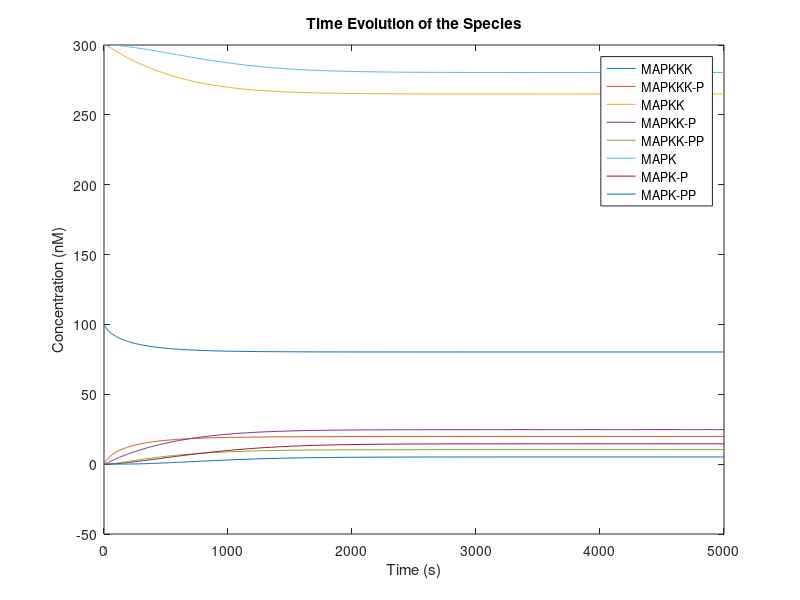
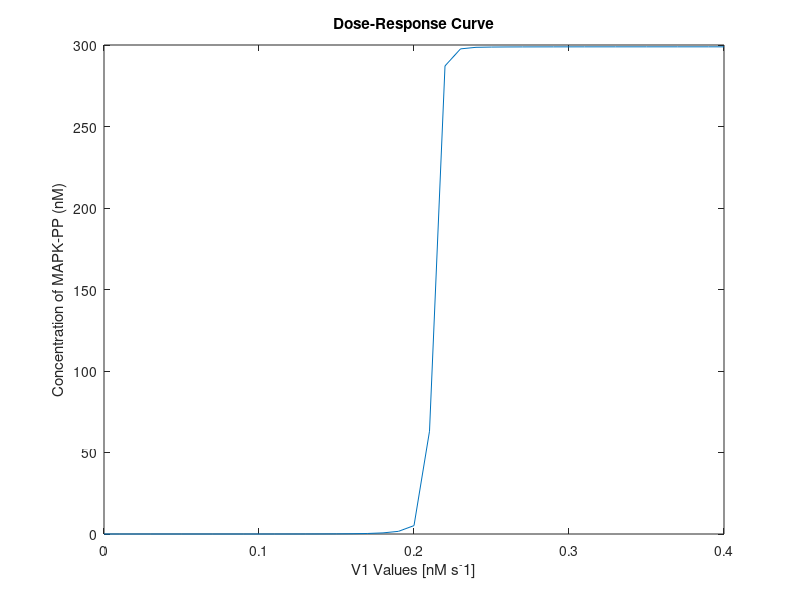
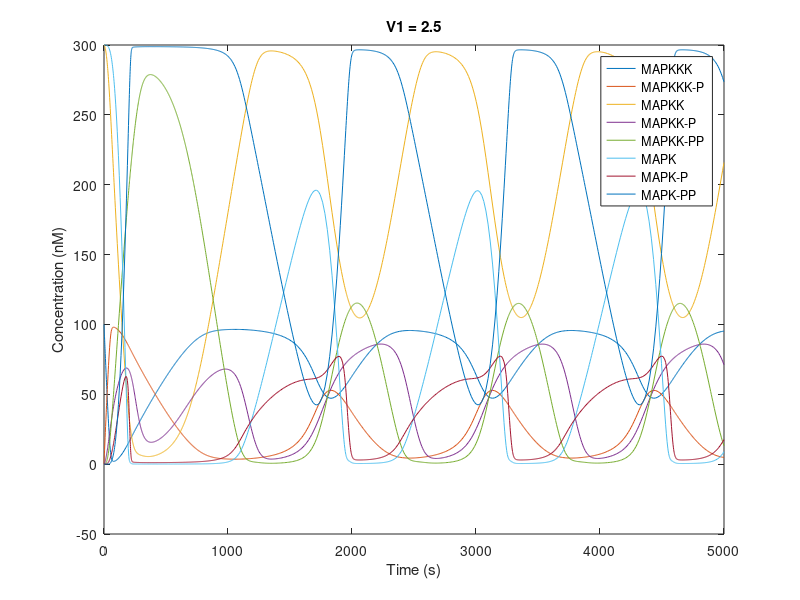
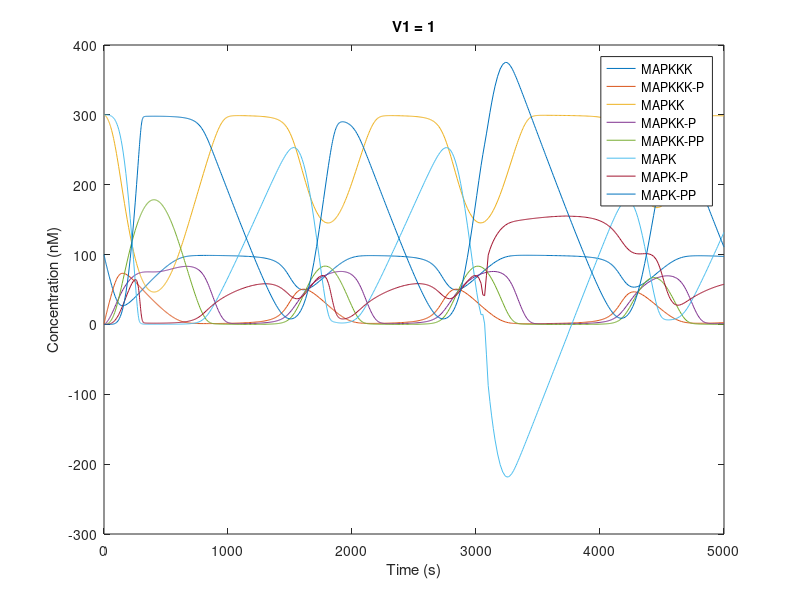

These figures' MATLAB source, in order:
%% Exercise 3
% Part 2

clear all

%% b) 

% Defining Parameters 

Ka = 0;
Ki = 0;
% Rates:
V1 = 0.2 ; V2 = 0.25 ; V5 = 0.75 ; V6 = 0.75 ; V9 = 0.5 ; V10 = 0.5 ;

% Michaelis-Mentem Coefficients
K_M1 = 10 ; K_M2 = 8 ; K_M3 = 15 ; K_M4 = 15 ; K_M5 = 15 ; K_M6 = 15 ; K_M7 = 15 ;
K_M8 = 15 ; K_M9 = 15 ; K_M10 = 15 ;

% Catalyze Coefficients:
k_cat3 = 0.025; k_cat4 = 0.025; k_cat7 = 0.025; k_cat8 = 0.025;

% Initial Concentrations:
MAPKKK0 = 100 ;
MAPKK0 = 300 ;
MAPK0 = 300 ;

% Initial Conditions:
X0 = zeros(8,1) ; % X = [MAPKKK ; MAPKKK_P ; MAPKK ; MAPKK_P ; MAPKK_PP ; MAPK ; MAPK_P ; MAPK_PP]
X0(1)=100;
X0(3)=300;
X0(6)=300;

% Time Span:
T_Span = [0 5000]; 


% Writing Differential Equations:

dMAPKKK = @(t, X) V2*X(2)/(K_M2 + X(2)) - V1*X(1)/(K_M1 + X(1)) ;
dMAPKKK_P = @(t, X) -V2*X(2)/(K_M2 + X(2)) + V1*X(1)/(K_M1 + X(1)) ;
dMAPKK = @(t, X) V6*X(4)/(K_M6 + X(4)) - k_cat3*X(2)*X(3)/(K_M3 + X(3)) ;
dMAPKK_P = @(t, X) -V6*X(4)/(K_M6 + X(4)) + k_cat3*X(2)*X(3)/(K_M3 + X(3)) + ... 
    V5*X(5)/(K_M5 + X(5)) - k_cat4*X(2)*X(4)/(K_M4 + X(4));
dMAPKK_PP = @(t, X) -V5*X(5)/(K_M5 + X(5)) + k_cat4*X(2)*X(4)/(K_M4 + X(4));
dMAPK = @(t, X) V10*X(7)/(K_M10 + X(7)) - k_cat7*X(5)*X(6)/(K_M7 + X(6));
dMAPK_P = @(t, X) -V10*X(7)/(K_M10 + X(7)) + k_cat7*X(5)*X(6)/(K_M7 + X(6))...
    - k_cat8*X(5)*X(7)/(K_M8 + X(7)) + V9*X(8)/(K_M9 + X(8));
dMAPK_PP = @(t, X) k_cat8*X(5)*X(7)/(K_M8 + X(7)) - V9*X(8)/(K_M9 + X(8));


% Defining the Function for Numerically Solve the Differential Equation
f = @(t, X) [V2*X(2)/(K_M2 + X(2)) - V1*X(1)/(K_M1 + X(1)) ; ...
    - V2*X(2)/(K_M2 + X(2)) + V1*X(1)/(K_M1 + X(1)); ...
    V6*X(4)/(K_M6 + X(4)) - k_cat3*X(2)*X(3)/(K_M3 + X(3)) ; ...
    - V6*X(4)/(K_M6 + X(4)) + k_cat3*X(2)*X(3)/(K_M3 + X(3)) + ...
    V5*X(5)/(K_M5 + X(5)) - k_cat4*X(2)*X(4)/(K_M4 + X(4)) ; ...
    - V5*X(5)/(K_M5 + X(5)) + k_cat4*X(2)*X(4)/(K_M4 + X(4)) ; ...
    V10*X(7)/(K_M10 + X(7)) - k_cat7*X(5)*X(6)/(K_M7 + X(6)) ; ...
    - V10*X(7)/(K_M10 + X(7)) + ...
    k_cat7*X(5)*X(6)/(K_M7 + X(6)) - k_cat8*X(5)*X(7)/(K_M8 + X(7)) + V9*X(8)/(K_M9 + X(8)) ; ...
    k_cat8*X(5)*X(7)/(K_M8 + X(7)) - V9*X(8)/(K_M9 + X(8))] ; 

% Using ode45 Solver in The Specified Time Span and with the Defined Initial Conditions
[t1,y1] = ode45 (f, T_Span, X0) ; 


% Plotting the Results
figure 
plot(t1, y1) ;
legend ('MAPKKK','MAPKKK-P','MAPKK','MAPKK-P','MAPKK-PP','MAPK','MAPK-P','MAPK-PP')
xlabel('Time (s)')
ylabel('Concentration (nM)')
title('Time Evolution of the Species');
hold on



%% c)

% Defining Parameters
V1max_vec = 0:0.01:0.4 ; 
Ka = 0;
Ki = 0;
MAPK_PP_concentration= [] ; 

% Solving for Different Values of V1
for i = 1:length(V1max_vec) 
    V1_prime = V1max_vec(i) ;
    
    % Defining the Function for Numerically Solve the Differential Equation
    f2 = @(t, X) [V2*X(2)/(K_M2 + X(2)) - V1_prime*X(1)/(K_M1 + X(1)) ; ...
    - V2*X(2)/(K_M2 + X(2)) + V1_prime*X(1)/(K_M1 + X(1)); ...
    V6*X(4)/(K_M6 + X(4)) - k_cat3*X(2)*X(3)/(K_M3 + X(3)) ; ...
    - V6*X(4)/(K_M6 + X(4)) + k_cat3*X(2)*X(3)/(K_M3 + X(3)) + ...
    V5*X(5)/(K_M5 + X(5)) - k_cat4*X(2)*X(4)/(K_M4 + X(4)) ; ...
    - V5*X(5)/(K_M5 + X(5)) + k_cat4*X(2)*X(4)/(K_M4 + X(4)) ; ...
    V10*X(7)/(K_M10 + X(7)) - k_cat7*X(5)*X(6)/(K_M7 + X(6)) ; ...
    - V10*X(7)/(K_M10 + X(7)) + ...
    k_cat7*X(5)*X(6)/(K_M7 + X(6)) - k_cat8*X(5)*X(7)/(K_M8 + X(7)) + V9*X(8)/(K_M9 + X(8)) ; ...
    k_cat8*X(5)*X(7)/(K_M8 + X(7)) - V9*X(8)/(K_M9 + X(8))] ; 

    % Using ode45 Solver in The Specified Time Span and with the Defined Initial Conditions
    [t2,y2] = ode45 (f2, T_Span, X0) ;
    
    MAPK_PP_concentration(i) = y2(length(t2),8) ; 
end 



% Plotting the Results
figure
plot (V1max_vec, MAPK_PP_concentration)
xlabel('V1 Values [nM s^-1]')
ylabel('Concentration of MAPK-PP (nM)')
title('Dose-Response Curve');
hold on


%% d)
%% 1: V1 = 2.5

% Defining Parameters
Ka=0;
Ki=0.1;
V1=2.5; 

T_Span = [0 5000];

% Defining the Function for Numerically Solve the Differential Equation
f3 = @(t, X) [V2*X(2)/(K_M2 + X(2)) - V1*X(1)*(1+Ka*X(8))/((K_M1 + X(1))*(1+Ki*X(8))) ; ...
    - V2*X(2)/(K_M2 + X(2)) + V1*X(1)*(1+Ka*X(8))/((K_M1 + X(1))*(1+Ki*X(8))); ...
    V6*X(4)/(K_M6 + X(4)) - k_cat3*X(2)*X(3)/(K_M3 + X(3)) ; ...
    - V6*X(4)/(K_M6 + X(4)) + k_cat3*X(2)*X(3)/(K_M3 + X(3)) + ...
    V5*X(5)/(K_M5 + X(5)) - k_cat4*X(2)*X(4)/(K_M4 + X(4)) ; ...
    - V5*X(5)/(K_M5 + X(5)) + k_cat4*X(2)*X(4)/(K_M4 + X(4)) ; ...
    V10*X(7)/(K_M10 + X(7)) - k_cat7*X(5)*X(6)/(K_M7 + X(6)) ; ...
    - V10*X(7)/(K_M10 + X(7)) + ...
    k_cat7*X(5)*X(6)/(K_M7 + X(6)) - k_cat8*X(5)*X(7)/(K_M8 + X(7)) + V9*X(8)/(K_M9 + X(8)) ; ...
    k_cat8*X(5)*X(7)/(K_M8 + X(7)) - V9*X(8)/(K_M9 + X(8))] ;

% Using ode45 Solver in The Specified Time Span and with the Defined Initial Conditions
[t3,y3] = ode45 (f3, T_Span, X0) ; 

% Plotting the Results
figure 
plot(t3,  y3) ;
legend ('MAPKKK','MAPKKK-P','MAPKK','MAPKK-P','MAPKK-PP','MAPK','MAPK-P','MAPK-PP')
xlabel('Time (s)')
ylabel('Concentration (nM)')
title('V1 = 2.5');
hold on

%% 2: V1=1

% Defining Parameters
Ka=0;
Ki=0.1;
V1=1; 

T_Span = [0 5000];

% Defining the Function for Numerically Solve the Differential Equation
f4 = @(t, X) [V2*X(2)/(K_M2 + X(2)) - V1*X(1)*(1+Ka*X(8))/((K_M1 + X(1))*(1+Ki*X(8))) ; ...
    - V2*X(2)/(K_M2 + X(2)) + V1*X(1)*(1+Ka*X(8))/((K_M1 + X(1))*(1+Ki*X(8))); ...
    V6*X(4)/(K_M6 + X(4)) - k_cat3*X(2)*X(3)/(K_M3 + X(3)) ; ...
    - V6*X(4)/(K_M6 + X(4)) + k_cat3*X(2)*X(3)/(K_M3 + X(3)) + ...
    V5*X(5)/(K_M5 + X(5)) - k_cat4*X(2)*X(4)/(K_M4 + X(4)) ; ...
    - V5*X(5)/(K_M5 + X(5)) + k_cat4*X(2)*X(4)/(K_M4 + X(4)) ; ...
    V10*X(7)/(K_M10 + X(7)) - k_cat7*X(5)*X(6)/(K_M7 + X(6)) ; ...
    - V10*X(7)/(K_M10 + X(7)) + ...
    k_cat7*X(5)*X(6)/(K_M7 + X(6)) - k_cat8*X(5)*X(7)/(K_M8 + X(7)) + V9*X(8)/(K_M9 + X(8)) ; ...
    k_cat8*X(5)*X(7)/(K_M8 + X(7)) - V9*X(8)/(K_M9 + X(8))] ;

% Using ode45 Solver in The Specified Time Span and with the Defined Initial Conditions
[t4,y4] = ode45 (f4, T_Span, X0) ; 

% Plotting the Results
figure 
plot(t4,  y4) ;
legend ('MAPKKK','MAPKKK-P','MAPKK','MAPKK-P','MAPKK-PP','MAPK','MAPK-P','MAPK-PP')
xlabel('Time (s)')
ylabel('Concentration (nM)')
title('V1 = 1');
hold on


%% 3: V1=0.5

% Defining Parameters
Ka=0;
Ki=0.1;
V1=0.5; 

T_Span = [0 5000];

% Defining the Function for Numerically Solve the Differential Equation
f5 = @(t, X) [V2*X(2)/(K_M2 + X(2)) - V1*X(1)*(1+Ka*X(8))/((K_M1 + X(1))*(1+Ki*X(8))) ; ...
    - V2*X(2)/(K_M2 + X(2)) + V1*X(1)*(1+Ka*X(8))/((K_M1 + X(1))*(1+Ki*X(8))); ...
    V6*X(4)/(K_M6 + X(4)) - k_cat3*X(2)*X(3)/(K_M3 + X(3)) ; ...
    - V6*X(4)/(K_M6 + X(4)) + k_cat3*X(2)*X(3)/(K_M3 + X(3)) + ...
    V5*X(5)/(K_M5 + X(5)) - k_cat4*X(2)*X(4)/(K_M4 + X(4)) ; ...
    - V5*X(5)/(K_M5 + X(5)) + k_cat4*X(2)*X(4)/(K_M4 + X(4)) ; ...
    V10*X(7)/(K_M10 + X(7)) - k_cat7*X(5)*X(6)/(K_M7 + X(6)) ; ...
    - V10*X(7)/(K_M10 + X(7)) + ...
    k_cat7*X(5)*X(6)/(K_M7 + X(6)) - k_cat8*X(5)*X(7)/(K_M8 + X(7)) + V9*X(8)/(K_M9 + X(8)) ; ...
    k_cat8*X(5)*X(7)/(K_M8 + X(7)) - V9*X(8)/(K_M9 + X(8))] ;

% Using ode45 Solver in The Specified Time Span and with the Defined Initial Conditions
[t5,y5] = ode45 (f5, T_Span, X0) ; 

% Plotting the Results
figure 
plot(t5,  y5) ;
legend ('MAPKKK','MAPKKK-P','MAPKK','MAPKK-P','MAPKK-PP','MAPK','MAPK-P','MAPK-PP')
xlabel('Time (s)')
ylabel('Concentration (nM)')
title('V1 = 0.5');
hold on

%% 4: V1 =0.2


% Defining Parameters
Ka=0;
Ki=0.1;
V1=0.2; 

T_Span = [0 5000];

% Defining the Function for Numerically Solve the Differential Equation
f6 = @(t, X) [V2*X(2)/(K_M2 + X(2)) - V1*X(1)*(1+Ka*X(8))/((K_M1 + X(1))*(1+Ki*X(8))) ; ...
    - V2*X(2)/(K_M2 + X(2)) + V1*X(1)*(1+Ka*X(8))/((K_M1 + X(1))*(1+Ki*X(8))); ...
    V6*X(4)/(K_M6 + X(4)) - k_cat3*X(2)*X(3)/(K_M3 + X(3)) ; ...
    - V6*X(4)/(K_M6 + X(4)) + k_cat3*X(2)*X(3)/(K_M3 + X(3)) + ...
    V5*X(5)/(K_M5 + X(5)) - k_cat4*X(2)*X(4)/(K_M4 + X(4)) ; ...
    - V5*X(5)/(K_M5 + X(5)) + k_cat4*X(2)*X(4)/(K_M4 + X(4)) ; ...
    V10*X(7)/(K_M10 + X(7)) - k_cat7*X(5)*X(6)/(K_M7 + X(6)) ; ...
    - V10*X(7)/(K_M10 + X(7)) + ...
    k_cat7*X(5)*X(6)/(K_M7 + X(6)) - k_cat8*X(5)*X(7)/(K_M8 + X(7)) + V9*X(8)/(K_M9 + X(8)) ; ...
    k_cat8*X(5)*X(7)/(K_M8 + X(7)) - V9*X(8)/(K_M9 + X(8))] ;

% Using ode45 Solver in The Specified Time Span and with the Defined Initial Conditions
[t6,y6] = ode45 (f6, T_Span, X0) ; 

% Plotting the Results
figure 
plot(t6,  y6) ;
legend ('MAPKKK','MAPKKK-P','MAPKK','MAPKK-P','MAPKK-PP','MAPK','MAPK-P','MAPK-PP')
xlabel('Time (s)')
ylabel('Concentration (nM)')
title('V1 = 0.2');
hold on

%% 5: V1 =0.1

% Defining Parameters
Ka=0;
Ki=0.1;
V1=0.1; 

T_Span = [0 5000];

% Defining the Function for Numerically Solve the Differential Equation
f7 = @(t, X) [V2*X(2)/(K_M2 + X(2)) - V1*X(1)*(1+Ka*X(8))/((K_M1 + X(1))*(1+Ki*X(8))) ; ...
    - V2*X(2)/(K_M2 + X(2)) + V1*X(1)*(1+Ka*X(8))/((K_M1 + X(1))*(1+Ki*X(8))); ...
    V6*X(4)/(K_M6 + X(4)) - k_cat3*X(2)*X(3)/(K_M3 + X(3)) ; ...
    - V6*X(4)/(K_M6 + X(4)) + k_cat3*X(2)*X(3)/(K_M3 + X(3)) + ...
    V5*X(5)/(K_M5 + X(5)) - k_cat4*X(2)*X(4)/(K_M4 + X(4)) ; ...
    - V5*X(5)/(K_M5 + X(5)) + k_cat4*X(2)*X(4)/(K_M4 + X(4)) ; ...
    V10*X(7)/(K_M10 + X(7)) - k_cat7*X(5)*X(6)/(K_M7 + X(6)) ; ...
    - V10*X(7)/(K_M10 + X(7)) + ...
    k_cat7*X(5)*X(6)/(K_M7 + X(6)) - k_cat8*X(5)*X(7)/(K_M8 + X(7)) + V9*X(8)/(K_M9 + X(8)) ; ...
    k_cat8*X(5)*X(7)/(K_M8 + X(7)) - V9*X(8)/(K_M9 + X(8))] ;

% Using ode45 Solver in The Specified Time Span and with the Defined Initial Conditions
[t7,y7] = ode45 (f7, T_Span, X0); 

% Plotting the Results
figure 
plot(t7,  y7);
legend ('MAPKKK','MAPKKK-P','MAPKK','MAPKK-P','MAPKK-PP','MAPK','MAPK-P','MAPK-PP')
xlabel('Time (s)')
ylabel('Concentration (nM)')
title('V1 = 0.1');
hold on


%% 6: V1 =0.25

% The oscillation stops below this value of V1.
Ka=0;
Ki=0.1;
V1=0.25; 

T_Span = [0 5000];

f8 = @(t, X) [V2*X(2)/(K_M2 + X(2)) - V1*X(1)*(1+Ka*X(8))/((K_M1 + X(1))*(1+Ki*X(8))) ; ...
    - V2*X(2)/(K_M2 + X(2)) + V1*X(1)*(1+Ka*X(8))/((K_M1 + X(1))*(1+Ki*X(8))); ...
    V6*X(4)/(K_M6 + X(4)) - k_cat3*X(2)*X(3)/(K_M3 + X(3)) ; ...
    - V6*X(4)/(K_M6 + X(4)) + k_cat3*X(2)*X(3)/(K_M3 + X(3)) + ...
    V5*X(5)/(K_M5 + X(5)) - k_cat4*X(2)*X(4)/(K_M4 + X(4)) ; ...
    - V5*X(5)/(K_M5 + X(5)) + k_cat4*X(2)*X(4)/(K_M4 + X(4)) ; ...
    V10*X(7)/(K_M10 + X(7)) - k_cat7*X(5)*X(6)/(K_M7 + X(6)) ; ...
    - V10*X(7)/(K_M10 + X(7)) + ...
    k_cat7*X(5)*X(6)/(K_M7 + X(6)) - k_cat8*X(5)*X(7)/(K_M8 + X(7)) + V9*X(8)/(K_M9 + X(8)) ; ...
    k_cat8*X(5)*X(7)/(K_M8 + X(7)) - V9*X(8)/(K_M9 + X(8))] ;



[t8,y8] = ode45 (f8, T_Span, X0) ; 

figure 
plot(t8,  y8) ;
legend ('MAPKKK','MAPKKK-P','MAPKK','MAPKK-P','MAPKK-PP','MAPK','MAPK-P','MAPK-PP')
xlabel('Time (s)')
ylabel('Concentration (nM)')
title('V1 = 0.25');
hold on


